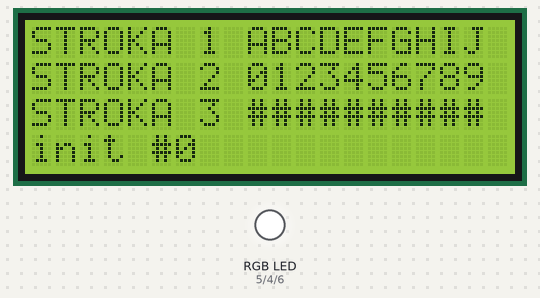
Recording of a sketch running on a simulated ESP32-S3. Shown: 20×4 character LCD, an RGB LED mixed from three pins (HIGH = lit). What the sketch prints to the serial monitor is not drawn.

Above: at 1.2 s.
At 13.7 s:
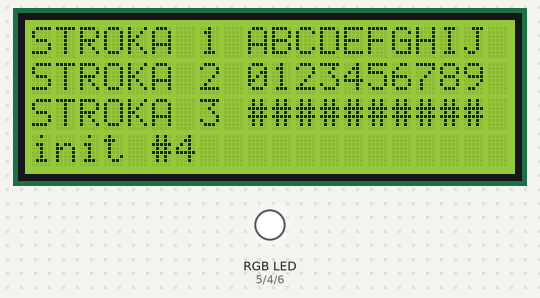
At 32.5 s:
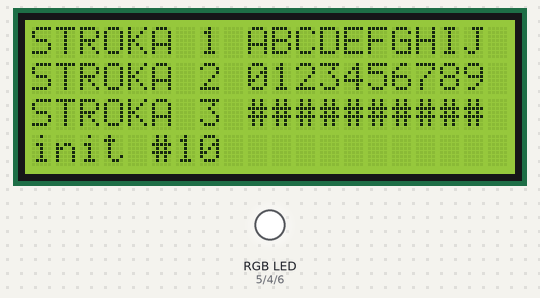
At 35.6 s:
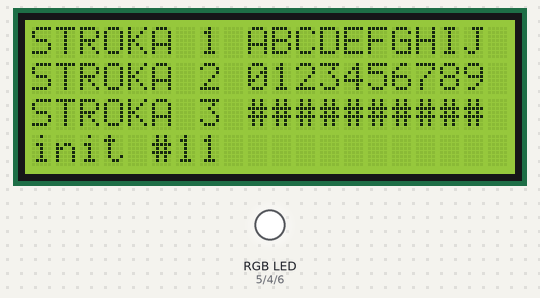

Measured:
- what the display in image 0 shows lasts 3.2 s, from 1.1 s to 4.3 s

The sketch:

lcd_test.ino
```cpp
/*
  Тест LCD отдельно от прошивки.

  Инициализирует экран в цикле раз в 3 секунды и сразу поднимает RGB-подсветку
  на полную, чтобы негативный экран было видно без телефона.

  Как читать результат:
    - текст появился сразу          -> с экраном всё хорошо, дело было в прошивке
    - появился с 2-3-й попытки      -> тайминги: контроллеру мало времени после
                                       подъёма питания, в основной код нужен delay
    - не появляется никогда         -> разводка переходника PCF8574 <-> гребёнка LCD
                                       (RS/E/R-W или D4..D7), либо другая раскладка битов
    - текст есть, подсветка темная  -> цоколёвка BC547 (плоской стороной к себе: C B E)

  Настройки IDE: плата "ESP32S3 Dev Module", USB CDC On Boot: Enabled.
*/
#include <Wire.h>
#include <LiquidCrystal_I2C.h>

#define PIN_SDA  17
#define PIN_SCL  18
#define PIN_R    5
#define PIN_G    4
#define PIN_B    6
#define LCD_ADDR 0x27

LiquidCrystal_I2C lcd(LCD_ADDR, 20, 4);

void setup() {
  Serial.begin(115200);

  ledcAttach(PIN_R, 5000, 8);
  ledcAttach(PIN_G, 5000, 8);
  ledcAttach(PIN_B, 5000, 8);
  ledcWrite(PIN_R, 255);   // белый на полную: заодно проверка транзисторов
  ledcWrite(PIN_G, 255);
  ledcWrite(PIN_B, 255);

  delay(1000);             // даём контроллеру LCD спокойно выйти из внутреннего сброса
  Wire.begin(PIN_SDA, PIN_SCL);
}

uint32_t n = 0;

void loop() {
  lcd.init();
  lcd.backlight();
  lcd.clear();
  lcd.setCursor(0, 0); lcd.print("STROKA 1 ABCDEFGHIJ");
  lcd.setCursor(0, 1); lcd.print("STROKA 2 0123456789");
  lcd.setCursor(0, 2); lcd.print("STROKA 3 ##########");
  lcd.setCursor(0, 3); lcd.print("init #"); lcd.print(n);
  Serial.printf("init #%lu\n", n++);
  delay(3000);
}
```
